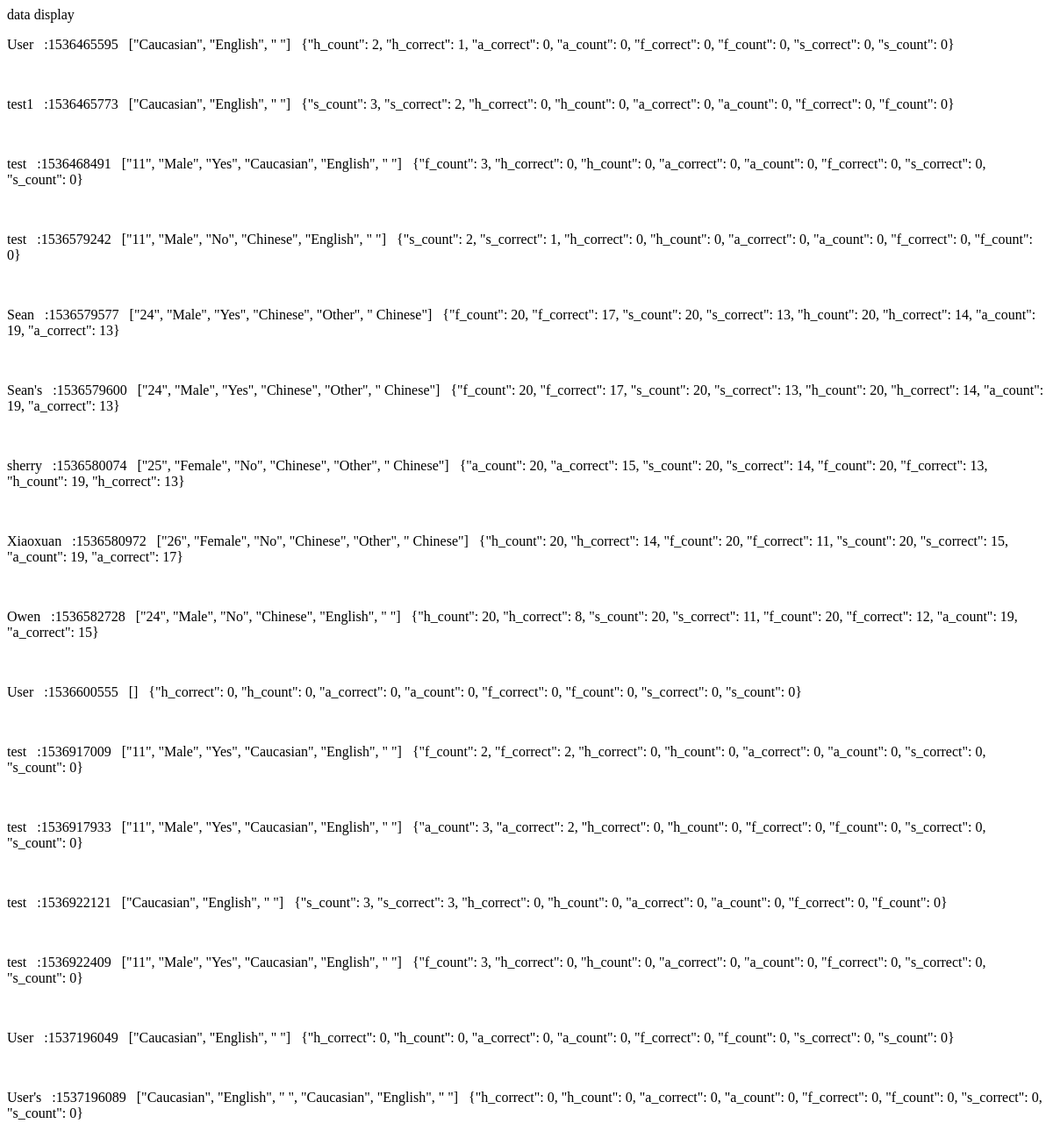
The page /emojudgement_database_admin on the database as committed earlier.
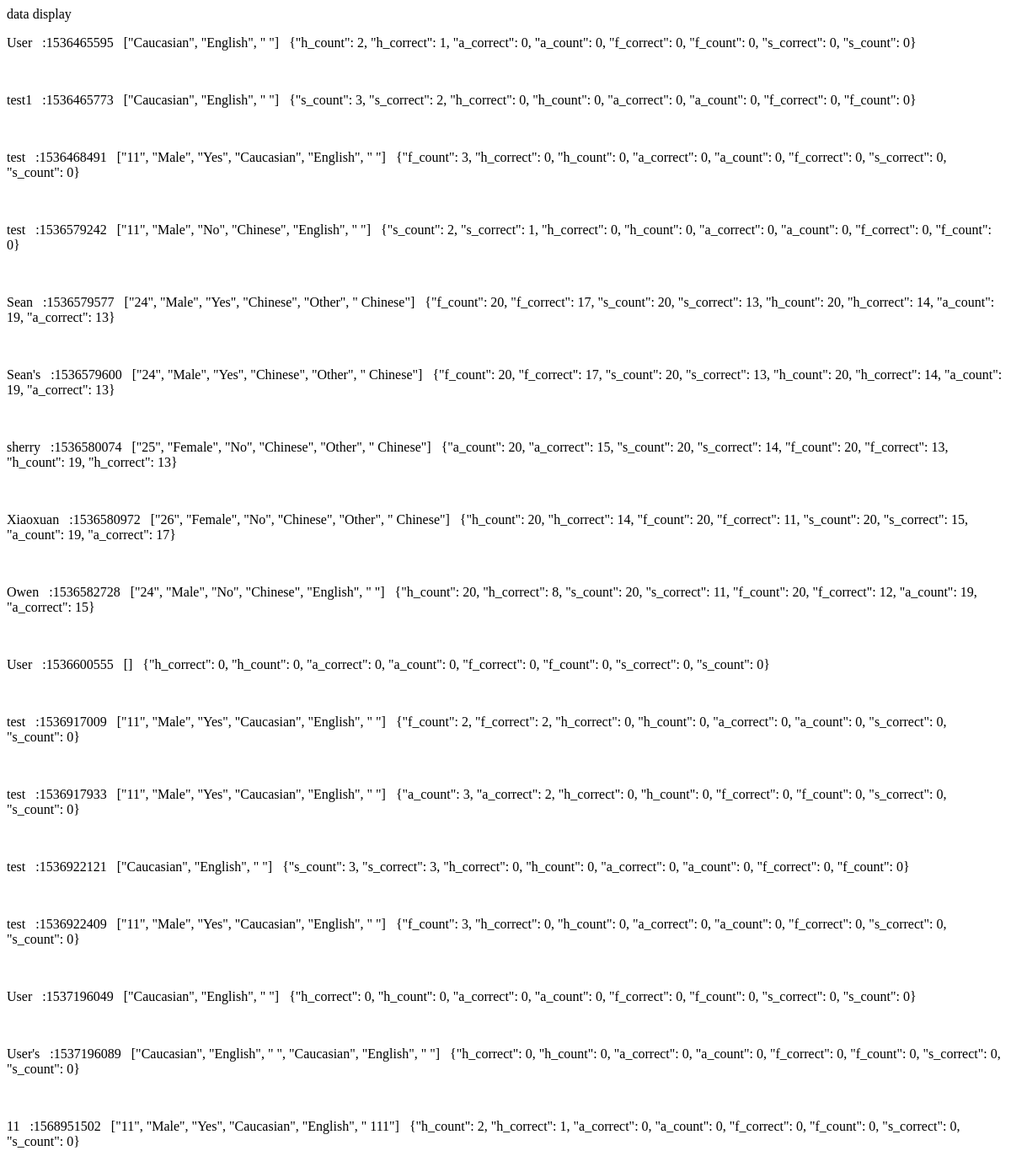
The same page on the database as committed later.
### learn/models.py (models this page shows)
class all_info(models.Model):
    date_id = models.IntegerField(primary_key = True)
    answer = models.TextField()
    name = models.TextField()
    other_info = models.TextField()
    time_stamp = models.TextField()

### learn/views.py (the view)
# urls.py: path('emojudgement_database_admin', learn_views.databasedisplay, name ='display_result'),
def databasedisplay(request):
    record = all_info.objects.all()
    print(record)
    return render(request,'learn/datadisplay.html',{'records':record})

### learn/templates/learn/datadisplay.html (shortened to what this page needs)
<html lang="en">
    <head>
    </head>
    <body>
        <p>data display</p>
        {% for i in records %}
        <p>{{i.name}}&nbsp&nbsp&nbsp:{{i.date_id}}&nbsp&nbsp&nbsp{{i.other_info}}&nbsp&nbsp&nbsp{{i.answer}}</p>
        <br>
        {% endfor %}
    </body>
</html>

Rows that differ between the two databases and show on the page:
added all_info: name "11", date_id "1568951502", other_info "[\"11\", \"Male\", \"Yes\", \"Caucasian\", \"English\", \" 111\"]", answer "{\"h_count\": 2, \"h_correct\": 1, \"a_correct\": 0, \"a_count\": 0, \"f_correct\": 0, \"f_count\": 0, \"s_correct\": 0, \"s_count\": 0}"
